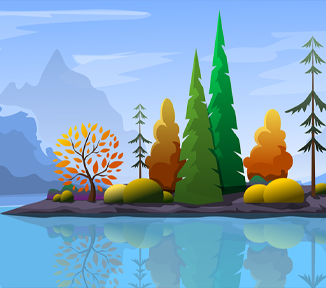
#> input picture img1.png, 326 x 288 px
$ jupyter execute CAnalysis.ipynb
#> lines starting #> are read from the running program, lines starting #| are printed output that depends on the picture
[cell 1]
from collections import Counter
from sklearn.cluster import KMeans
from matplotlib import colors
import matplotlib.pyplot as plt
import numpy as np
import cv2

[cell 2]
def rgb_to_hex(rgb_color):
    hex_color = "#"
    for i in rgb_color:
        i = int(i)
        hex_color += ("{:02x}".format(i))
    return hex_color

[cell 3]
img_name = 'img1.png'
raw_img = cv2.imread(img_name)
#> raw_img is the input picture: shape (288, 326, 3); mean B, G, R 187.8, 165.7, 129.1
raw_img = cv2.cvtColor(raw_img, cv2.COLOR_BGR2RGB)

[cell 4]
img = cv2.resize(raw_img, (900, 600), interpolation = cv2.INTER_AREA)
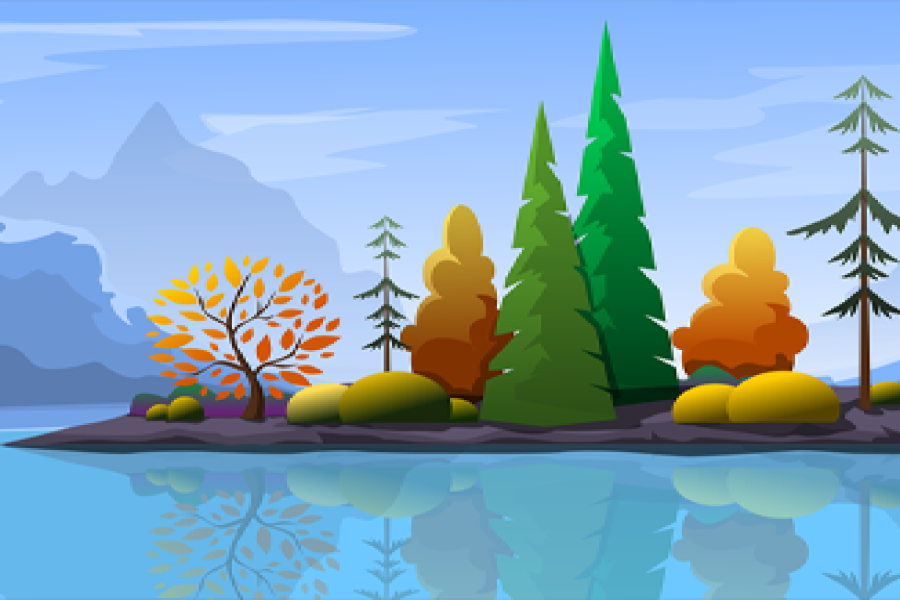
#> img: shape (600, 900, 3); mean R, G, B 129.1, 165.7, 187.8
img.shape
#> Out = (600, 900, 3)

[cell 5]
img = img.reshape(img.shape[0]*img.shape[1], 3)
img.shape
#> Out = (540000, 3)

[cell 6]
img

[cell 7]
clf = KMeans(n_clusters =5)
color_labels = clf.fit_predict(img)
center_colors = clf.cluster_centers_

[cell 8]
color_labels

[cell 9]
center_colors

[cell 10]
counts = Counter(color_labels)
#> counts = {2: 166962, 0: 242168, 1: 40869, 4: 54871, 3: 35130}
counts
#> Out has the same summary as counts

[cell 11]
ordered_colors = [center_colors[i] for i in counts.keys()]
#> ordered_colors = [[105.1, 169.9, 208.9], [165.8, 200.3, 251.2], [33.37, 112.7, 38.64], [70.4, 63.09, 58.54], [193.7, 129.1, 25.68]]
hex_colors = [rgb_to_hex(ordered_colors[i]) for i in counts.keys()]
#> the loop in rgb_to_hex, `for i in rgb_color:` made 3 passes
#> (i, hex_color) on passes 1 to 3: (33, '#21'), (112, '#2170'), (38, '#217026')
#> the loop in rgb_to_hex (call 2), `for i in rgb_color:` made 3 passes
#> (i, hex_color) on passes 1 to 3: (105, '#69'), (169, '#69a9'), (208, '#69a9d0')
#> hex_colors = ['#217026', '#69a9d0', '#a5c8fb', '#c18119', '#463f3a']
hex_colors
#> Out has the same summary as hex_colors

[cell 12]
plt.figure(figsize = (12, 8))
plt.pie(counts.values(), labels = hex_colors, colors = hex_colors)
plt.savefig(f"{img_name[:-4]}-analysis.png")
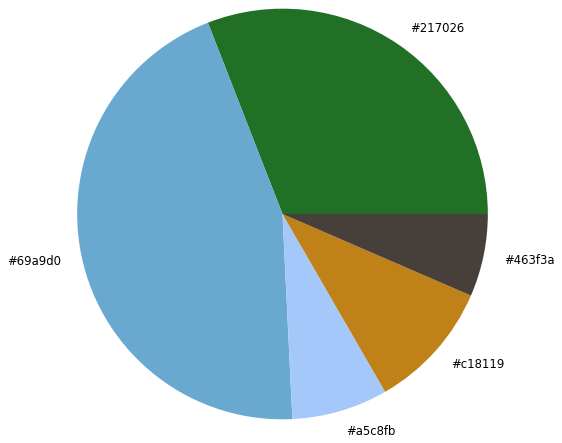
#> figure drawn by matplotlib, 1 panel

$ run again, with img2.png copied over img1.png
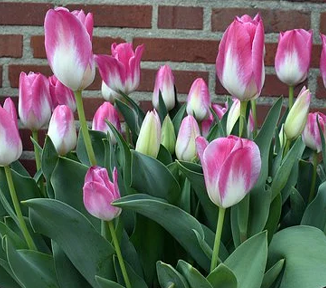
#> input picture img2.png, 326 x 288 px
#> raw_img is the input picture: shape (288, 326, 3); mean B, G, R 95.2, 99.5, 102.8
#> `img = cv2.resize(raw_img, (900, 600), interpolation = cv2.INTER_AREA)`:
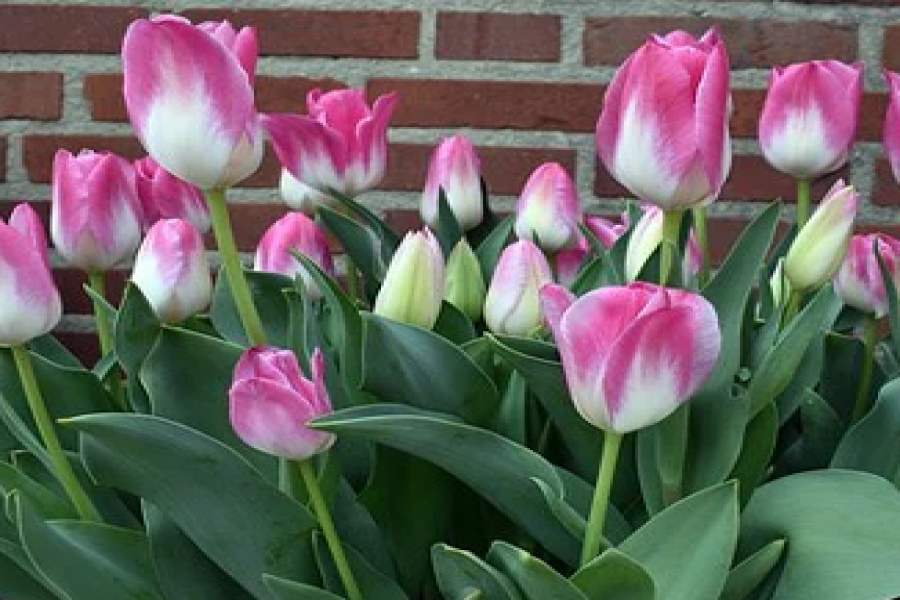
#> img: shape (600, 900, 3); mean R, G, B 102.7, 99.5, 95.2
#> counts = {0: 98401, 1: 62050, 4: 178209, 2: 133229, 3: 68111}
#> `counts`: Out has the same summary as counts
#> ordered_colors = [[121.9, 141.1, 123.8], [206.5, 185, 203.8], [78.67, 82.97, 68.03], [28.87, 55.83, 32.52], [187.2, 89.81, 147.8]]
#> the loop in rgb_to_hex, `for i in rgb_color:` made 3 passes
#> (i, hex_color) on passes 1 to 3: (121, '#79'), (141, '#798d'), (123, '#798d7b')
#> the loop in rgb_to_hex (call 2), `for i in rgb_color:` made 3 passes
#> (i, hex_color) on passes 1 to 3: (206, '#ce'), (185, '#ceb9'), (203, '#ceb9cb')
#> hex_colors = ['#798d7b', '#ceb9cb', '#bb5993', '#4e5244', '#1c3720']
#> `hex_colors`: Out has the same summary as hex_colors
#> `plt.savefig(f"{img_name[:-4]}-analysis.png")`:
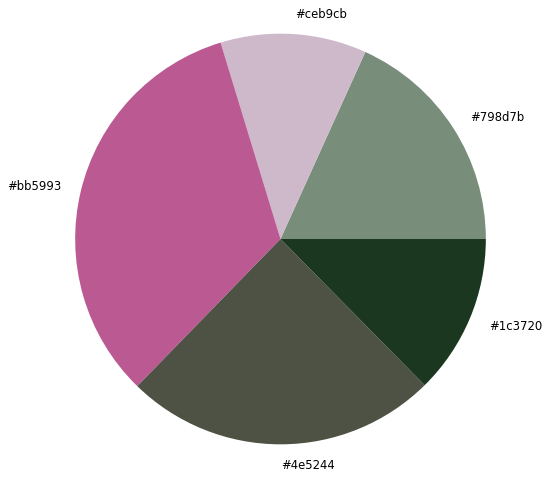
#> figure drawn by matplotlib, 1 panel
